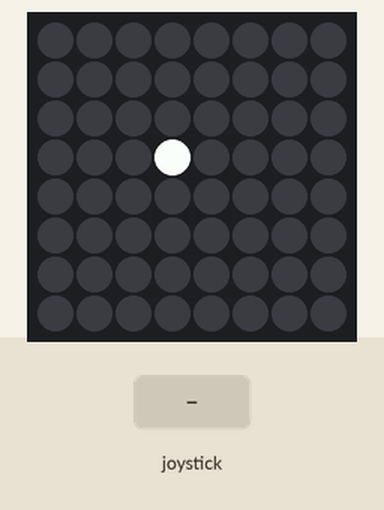
Simulated run of this program. Board: Raspberry Pi (BCM pin numbers) with a Sense HAT. Shown: the Sense HAT's 8×8 RGB LED matrix. Inputs (shaded band) come from the test bench.

Above: at 1.2 s.
1.3 s: joystick pushed up
At 1.6 s:
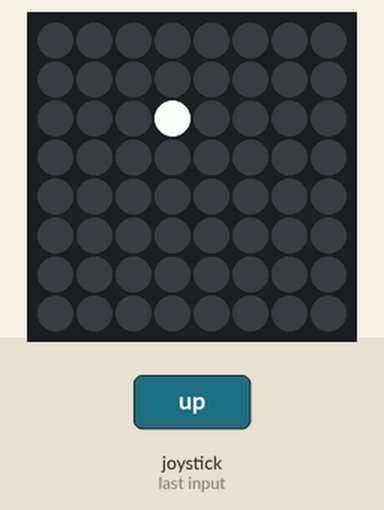
2.8 s: joystick pushed left
At 3.9 s:
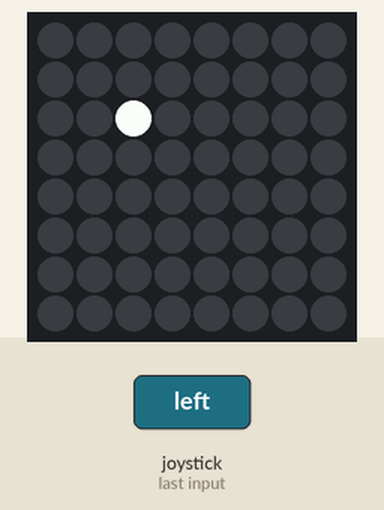
4.3 s: joystick pushed down
At 5.0 s:
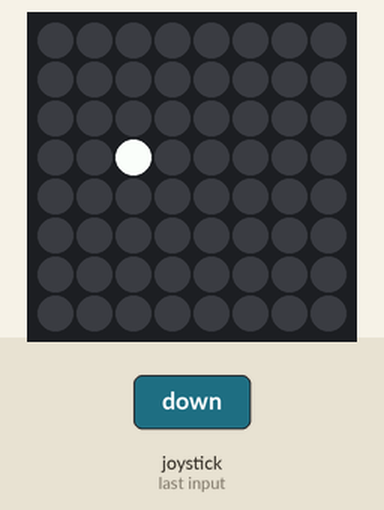
5.8 s: joystick clicked
7.3 s: joystick pushed right
At 8.5 s:
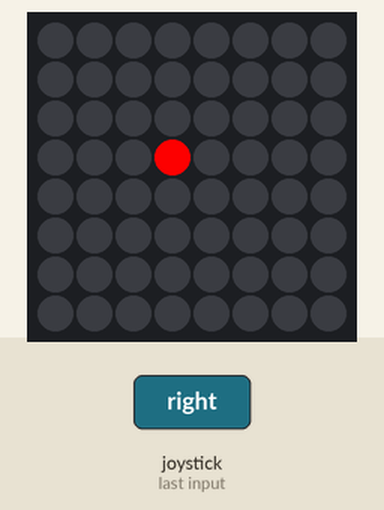
8.8 s: joystick pushed up
At 9.7 s:
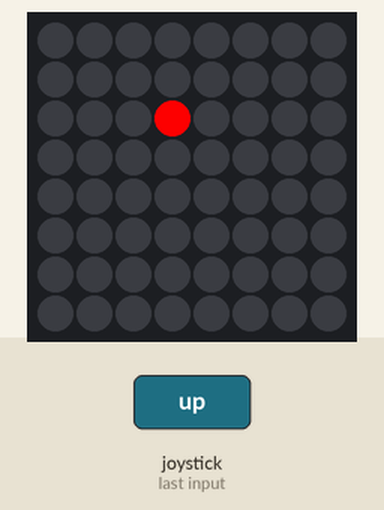
Timing chart, 0 to 11.3 s (numbered marks = the images above; inputs shaded):
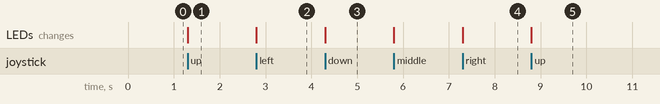

The program:

demo_buttons.py
```python
#!/usr/bin/env python

# from https://pythonhosted.org/sense-hat/api/#joystick

from sense_hat import SenseHat, ACTION_PRESSED, ACTION_HELD, ACTION_RELEASED
from signal import pause

x = 3
y = 3
sense = SenseHat()

color1 = [255, 255, 255]
color2 = [255, 0, 0]
current_color = color1

def clamp(value, min_value=0, max_value=7):
    return min(max_value, max(min_value, value))

def pushed_up(event):
    global y
    if event.action != ACTION_RELEASED:
        y = clamp(y - 1)

def pushed_down(event):
    global y
    if event.action != ACTION_RELEASED:
        y = clamp(y + 1)

def pushed_left(event):
    global x
    if event.action != ACTION_RELEASED:
        x = clamp(x - 1)

def pushed_right(event):
    global x
    if event.action != ACTION_RELEASED:
        x = clamp(x + 1)

def pushed_middle(event):
    global current_color
    if event.action != ACTION_RELEASED:
        if current_color == color1:
            current_color = color2
        else:
            current_color = color1

def refresh():
    sense.clear()
    sense.set_pixel(x, y, current_color[0], current_color[1], current_color[2])

sense.stick.direction_up = pushed_up
sense.stick.direction_down = pushed_down
sense.stick.direction_left = pushed_left
sense.stick.direction_right = pushed_right
sense.stick.direction_middle = pushed_middle
sense.stick.direction_any = refresh
refresh()
pause()
```

Measured:
- after the input at 1.3 s, the LEDs: change at once (image 1)
- after the input at 2.8 s, the LEDs: change at once (image 2)
- after the input at 4.3 s, the LEDs: change at once (image 3)
- after the input at 7.3 s, the LEDs: change at once (image 4)
- after the input at 8.8 s, the LEDs: change at once (image 5)
